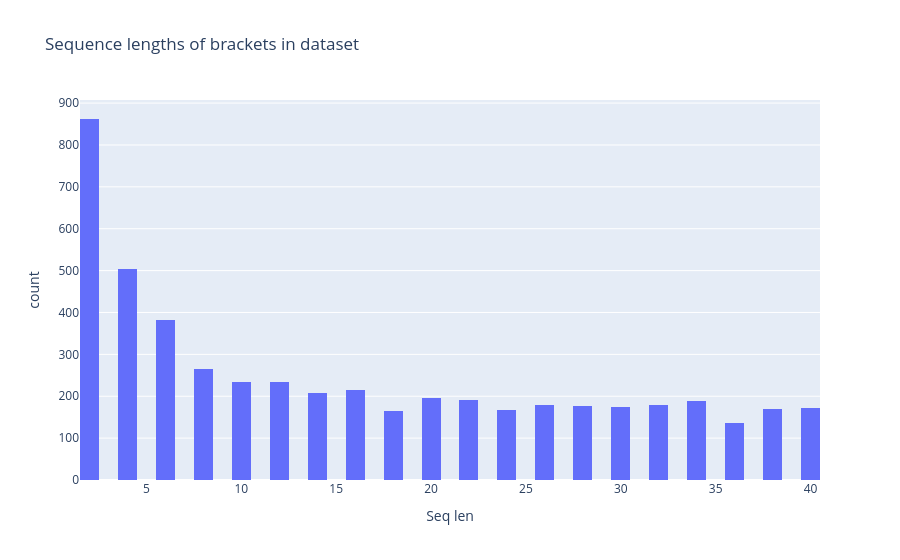

This figure's notebook cell:
### Markdown cell above
#### Data visualisation

As is good practice, let's examine the dataset and plot the distribution of sequence lengths (e.g. as a histogram). What do you notice?

### Code cell
hist(
    [len(x) for x, _ in data_tuples],
    nbins=data.seq_length,
    title="Sequence lengths of brackets in dataset",
    labels={"x": "Seq len"},
)

### Figure 1 — Plotly figure (JSON) as saved in the notebook; plotly's stock layout.template omitted (floating-point values rounded to 4 significant figures; data arrays with more than 128 entries replaced by an {"elided": "..."} marker saying what was removed)
{"data": [{"bingroup": "x", "hovertemplate": "Seq len=%{x}<br>count=%{y}<extra></extra>", "legendgroup": "", "marker": {"color": "#636efa", "pattern": {"shape": ""}}, "name": "", "nbinsx": 42, "orientation": "v", "showlegend": false, "type": "histogram", "x": {"elided": "5000 int values"}, "xaxis": "x", "yaxis": "y"}], "layout": {"autosize": false, "bargap": 0.0, "barmode": "overlay", "hovermode": "x unified", "legend": {"tracegroupgap": 0}, "modebar": {"add": ["drawline", "drawopenpath", "drawclosedpath", "drawcircle", "drawrect", "eraseshape"]}, "title": {"text": "Sequence lengths of brackets in dataset"}, "xaxis": {"anchor": "y", "domain": [0.0, 1.0], "title": {"text": "Seq len"}}, "yaxis": {"anchor": "x", "domain": [0.0, 1.0], "title": {"text": "count"}}}}
